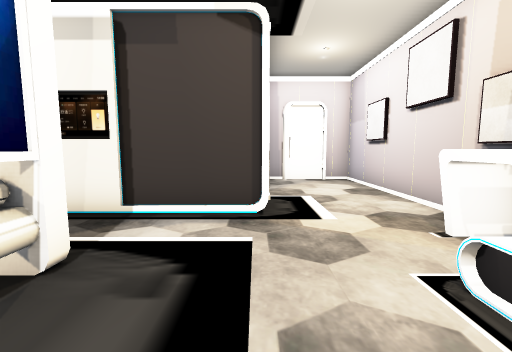
View 1 (above)

12 first-person views from a walk through a Unity game level. The camera is 1.2 m above the floor, tilts 6° down and sees 90° across. The floor is counted in squares, 1 m on a side. Each view is taken from the middle of a square. On the plan, view 1 faces up. The plan holds only what a view shows up to about 12 squares ahead; the rest is blank. The place goes on beyond the plan. Some animated figures are not drawn. Some surface patterns are stand-ins.

View 2
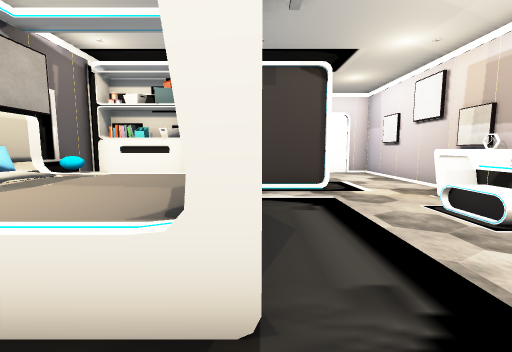

View 3
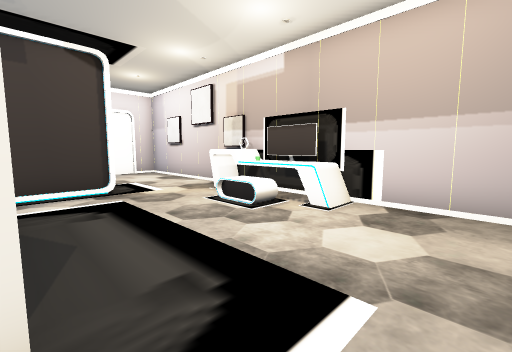

View 4
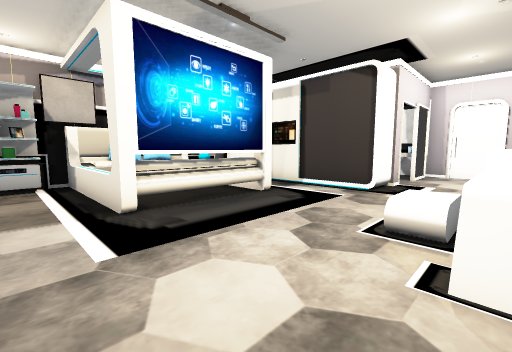

View 5
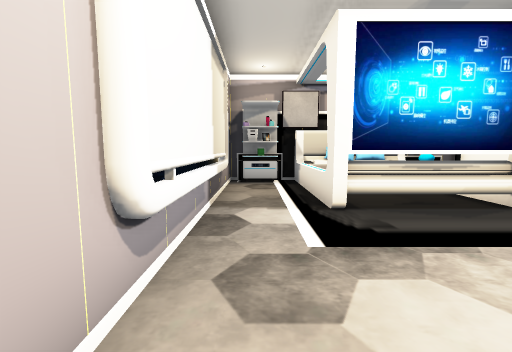

View 6
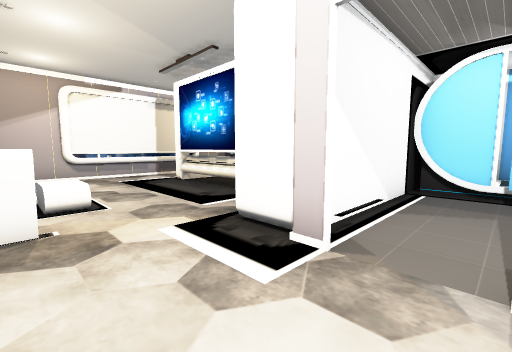

View 7
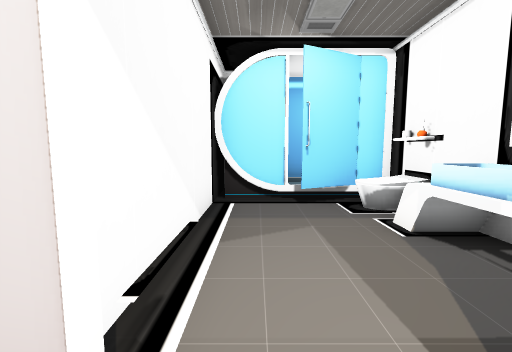

View 8
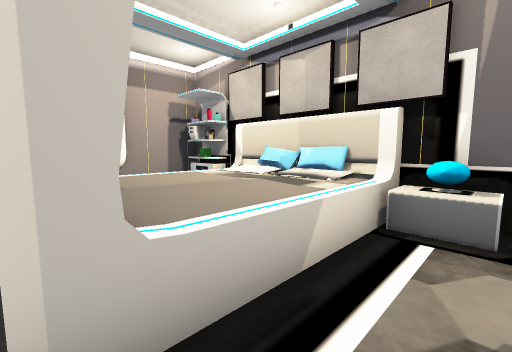

View 9
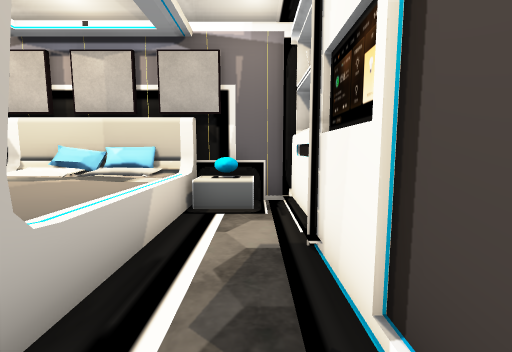

View 10
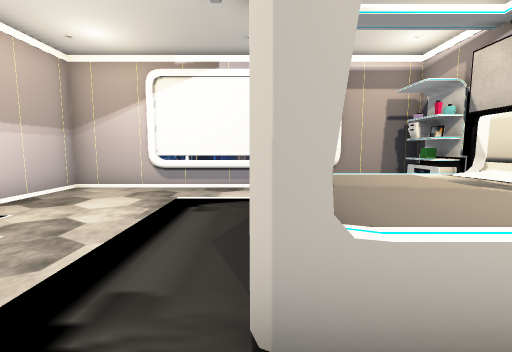

View 11
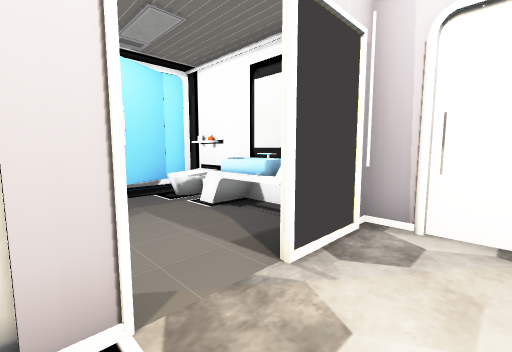

View 12
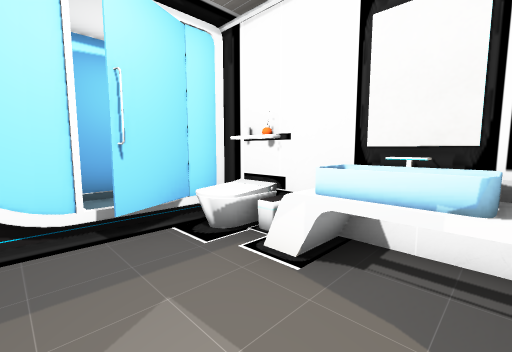

### Floor plan
Key: @ floor where view 1 was taken; # wall or solid block; . floor; ^ raised ledge; O other object.
Columns run from 7 left of view 1 to 4 right of it. Each row starts with its distance up from view 1.
 10   OO#OOO####
  9 # O.OOOO...#
  8 # O........#
  7 #OO........#
  6 ### ####...#
  5 # O #O##...#
  4 #O........O#
  3 #O........O#
  2 #^^^^#...OO#
  1 #^^^^#...OO#
  0 #^^^^#.@..O#
 -1 #^^^^#.....#
 -2 #..........#
 -3 OO.........#
 -4 ############

Where each view was taken, in squares from view 1:
view 1: 0 up, 0 right, facing up
view 2: 3 down, 2 left, facing up
view 3: 3 down, 2 left, facing up-right
view 4: 3 down, 3 right, facing up-left
view 5: 3 down, 3 right, facing left
view 6: 8 up, 3 right, facing down-left
view 7: 7 up, 1 right, facing left
view 8: 4 up, 2 left, facing down-left
view 9: 4 up, 1 left, facing left
view 10: 4 up, 2 left, facing down
view 11: 6 up, 2 right, facing up-left
view 12: 7 up, 1 left, facing up-left
